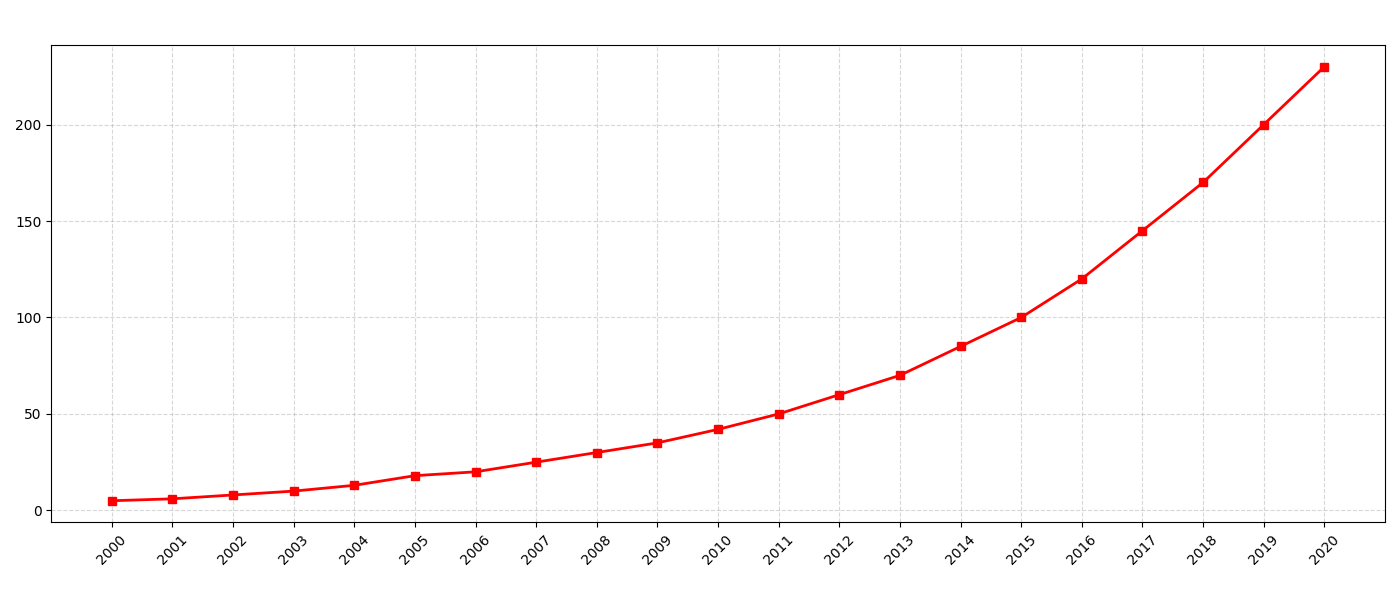

Recreate this plot in Python.
import matplotlib.pyplot as plt
import numpy as np

years = np.arange(2000, 2021)
# Removed co2_emissions as per the direction to remove one or more data groups

renewable_energy = [5, 6, 8, 10, 13, 18, 20, 25, 30, 35, 42, 50, 60, 70, 85, 100, 120, 145, 170, 200, 230]

fig, ax = plt.subplots(figsize=(14, 6))  # Reduced to single plot

ax.plot(years, renewable_energy, color='red', linewidth=2, marker='s', linestyle='-', markersize=6)
ax.grid(True, linestyle='--', alpha=0.5)

plt.xticks(years, rotation=45)
plt.tight_layout(rect=[0, 0.03, 1, 0.95])
plt.show()
